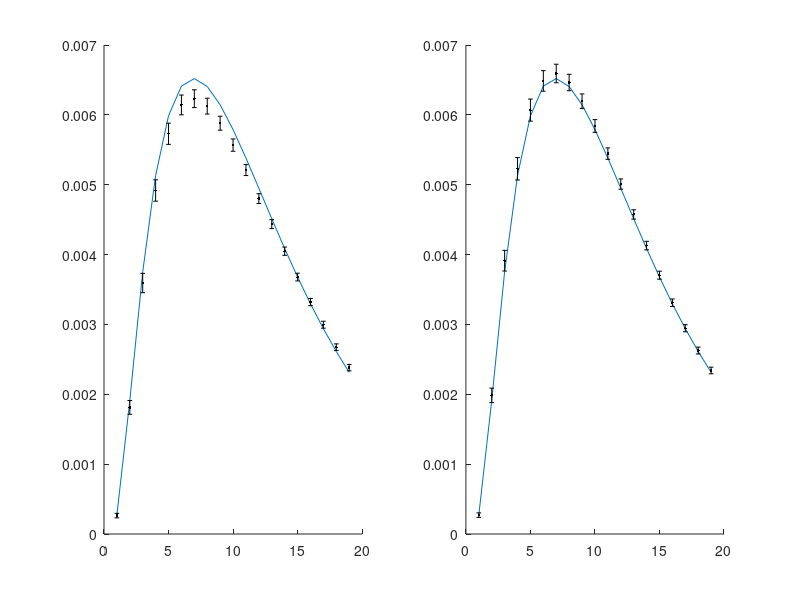

Write the MATLAB code that produced this figure.
clear
clc
rng(0)
%--------------------------------------------------------------------------
%% Computing Vasicek Bond Prices
%--------------------------------------------------------------------------
r0 = 0.07;
K = 0.15;
alpha = 0.15;
b = 0.09;
sigmav = 0.02;
deltat = 2;
ti = 0:deltat:40;
t = ti; 
N = length(ti)-1;
A = @(t1,t2) (1./alpha).*(1-exp(-alpha.*(t2-t1)));
C = @(t1,t2) (((sigmav.^2)/(2.*alpha.^2))-b) .* ((t2-t1)-A(t1,t2))...
    -((sigmav.^2)/(4*alpha)).*A(t1,t2).^2;
Bonds = exp(-A(0,ti)*r0 + C(0,ti)) ;
% plot(ti,Bonds)
%--------------------------------------------------------------------------
%% Calculating the Corresponding LIBOR forward rates at Inception
%--------------------------------------------------------------------------
FwdInt = (Bonds(1:end-1) - Bonds(2:end))./(deltat.*Bonds(2:end));
% plot(0:deltat:38,FwdInt)
%--------------------------------------------------------------------------
%% The Simple Discrete LIBOR Algorithim
%--------------------------------------------------------------------------
M = N;
sigma = 0.2;
n = 100000;
BetaHat = ones(n,M+1);
F = repmat(FwdInt,n,1);
for ix = 1:M
    BetaHat(:,ix+1) = BetaHat(:,ix).*(1 + deltat.*F(:,ix));
    if ix < N
        mu_j = cumsum((deltat.*F(:,ix+1:end).*sigma.^2)./ ...
            (1+deltat.*F(:,ix+1:end)),2);
        Zi = randn(n,1);
        F(:,ix+1:end) = F(:,ix+1:end).*exp((mu_j-0.5*sigma.^2).*deltat ...
            +sigma*sqrt(deltat).*Zi);
    end
end
sample1 = deltat*max(F-K,0)./BetaHat(:,2:end);
        H1 = mean(sample1,1);
        H1 = H1(2:end); 
        std1 = std(sample1,1);
        std1 = std1(2:end); 
%--------------------------------------------------------------------------
%% The Predictor Corrector LIBOR Algorithim
%--------------------------------------------------------------------------
M = N;
sigma = 0.2;
n = 100000;
BetaHat = ones(n,M+1);
FPC = repmat(FwdInt,n,1);
FPC_ = FPC;
for ix = 1:M
    BetaHat(:,ix+1) = BetaHat(:,ix).*(1 + deltat.*FPC(:,ix)); 
    if ix < N
        mu_j_init = cumsum((deltat.*FPC(:,ix+1:end).*sigma.^2)./ ...
            (1+deltat.*FPC(:,ix+1:end)),2);
        Zi = randn(n,1); 
        FPC_(:,ix+1:end) = FPC(:,ix+1:end).*exp((mu_j_init-0.5*sigma.^2) ...
                         .*deltat + sigma*sqrt(deltat).*Zi); 
        mu_j_term = cumsum((deltat.*FPC_(:,ix+1:end).*sigma.^2)./ ...
            (1+deltat.*FPC(:,ix+1:end)),2);
        FPC(:,ix+1:end) = FPC(:,ix+1:end) ...
            .*exp(0.5.*(mu_j_init+mu_j_term-sigma.^2).*deltat...
            + sigma*sqrt(deltat).*Zi);
    end
end
sample2 = deltat.*max(FPC-K,0)./BetaHat(:,2:end);
        H2 = mean(sample2,1);
        H2 = H2(2:end); 
        std2 = std(sample2,1);
        std2 = std2(2:end); 
%--------------------------------------------------------------------------
%% Getting the Implied Forward LIBOR Rates
%--------------------------------------------------------------------------
HFwd = (H1(1:end-1) - H1(2:end))./(deltat.*H1(2:end));
HPCFwd = (H2(1:end-1) - H2(2:end))./(deltat.*H2(2:end));
%--------------------------------------------------------------------------
%% Analytical Formula for Caplets
%--------------------------------------------------------------------------
d1 = (log(FwdInt(2:end)/K) + 0.5*sigma.^2.*t(2:end-1))./...
    (sigma.*sqrt(t(2:end-1)));
d2 = d1 - sigma.*sqrt(t(2:end-1));
B_call = @(F,T,B) B.*(F.*normcdf(d1) - K.*normcdf(d2));
Caplet = B_call(FwdInt(2:end),t(2:end-1),deltat.*Bonds(3:end));
%--------------------------------------------------------------------------
%% Plotting
%--------------------------------------------------------------------------
 
figure()
subplot(1,2,1)
hold on
plot(Caplet);
errorbar(H1,std1/100,'k.');
hold off

subplot(1,2,2)
hold on
plot(Caplet);
errorbar(H2,std2/100,'k.');
hold off